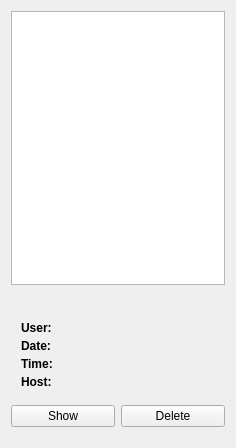
<?xml version="1.0" encoding="UTF-8"?>
<ui version="4.0">
 <class>Snapshots</class>
 <widget class="QWidget" name="Snapshots">
  <property name="geometry">
   <rect>
    <x>0</x>
    <y>0</y>
    <width>236</width>
    <height>448</height>
   </rect>
  </property>
  <layout class="QVBoxLayout" name="verticalLayout">
   <item>
    <widget class="QListView" name="list">
     <property name="whatsThis">
      <string>&lt;html&gt;&lt;head&gt;&lt;meta name=&quot;qrichtext&quot; content=&quot;1&quot; /&gt;&lt;style type=&quot;text/css&quot;&gt;
p, li { white-space: pre-wrap; }
&lt;/style&gt;&lt;/head&gt;&lt;body style=&quot; font-family:'Sans Serif'; font-size:9pt; font-weight:400; font-style:normal; text-decoration:none;&quot;&gt;
&lt;p style=&quot; margin-top:0px; margin-bottom:0px; margin-left:0px; margin-right:0px; -qt-block-indent:0; text-indent:0px;&quot;&gt;All snapshots you made are listed here. You can make snapshots by selecting the according entry in the context-menu of a client-window. These snapshosts can be managed using the buttons below.&lt;/p&gt;&lt;/body&gt;&lt;/html&gt;</string>
     </property>
    </widget>
   </item>
   <item>
    <widget class="QLabel" name="previewLbl">
     <property name="scaledContents">
      <bool>true</bool>
     </property>
    </widget>
   </item>
   <item>
    <layout class="QGridLayout" columnstretch="0,1">
     <property name="horizontalSpacing">
      <number>10</number>
     </property>
     <property name="verticalSpacing">
      <number>4</number>
     </property>
     <property name="margin">
      <number>10</number>
     </property>
     <item row="1" column="1">
      <widget class="QLabel" name="dateLbl"/>
     </item>
     <item row="0" column="0">
      <widget class="QLabel" name="userDescLbl">
       <property name="font">
        <font>
         <weight>75</weight>
         <bold>true</bold>
        </font>
       </property>
       <property name="text">
        <string>User:</string>
       </property>
      </widget>
     </item>
     <item row="0" column="1">
      <widget class="QLabel" name="userLbl"/>
     </item>
     <item row="2" column="1">
      <widget class="QLabel" name="timeLbl"/>
     </item>
     <item row="3" column="0">
      <widget class="QLabel" name="hostDescLbl">
       <property name="font">
        <font>
         <weight>75</weight>
         <bold>true</bold>
        </font>
       </property>
       <property name="text">
        <string>Host:</string>
       </property>
      </widget>
     </item>
     <item row="1" column="0">
      <widget class="QLabel" name="dateDescLbl">
       <property name="font">
        <font>
         <weight>75</weight>
         <bold>true</bold>
        </font>
       </property>
       <property name="text">
        <string>Date:</string>
       </property>
      </widget>
     </item>
     <item row="3" column="1">
      <widget class="QLabel" name="hostLbl"/>
     </item>
     <item row="2" column="0">
      <widget class="QLabel" name="timeDescLbl">
       <property name="font">
        <font>
         <weight>75</weight>
         <bold>true</bold>
        </font>
       </property>
       <property name="text">
        <string>Time:</string>
       </property>
      </widget>
     </item>
    </layout>
   </item>
   <item>
    <layout class="QHBoxLayout" name="horizontalLayout">
     <item>
      <widget class="QPushButton" name="showBtn">
       <property name="text">
        <string>Show</string>
       </property>
       <property name="icon">
        <iconset resource="../ischool.qrc">
         <normaloff>:/resources/client_show.png</normaloff>:/resources/client_show.png</iconset>
       </property>
      </widget>
     </item>
     <item>
      <widget class="QPushButton" name="deleteBtn">
       <property name="text">
        <string>Delete</string>
       </property>
       <property name="icon">
        <iconset resource="../ischool.qrc">
         <normaloff>:/resources/cancel.png</normaloff>:/resources/cancel.png</iconset>
       </property>
      </widget>
     </item>
    </layout>
   </item>
   <item>
    <spacer>
     <property name="orientation">
      <enum>Qt::Vertical</enum>
     </property>
     <property name="sizeType">
      <enum>QSizePolicy::Fixed</enum>
     </property>
     <property name="sizeHint" stdset="0">
      <size>
       <width>16</width>
       <height>10</height>
      </size>
     </property>
    </spacer>
   </item>
  </layout>
 </widget>
 <resources>
  <include location="../ischool.qrc"/>
 </resources>
 <connections/>
</ui>
